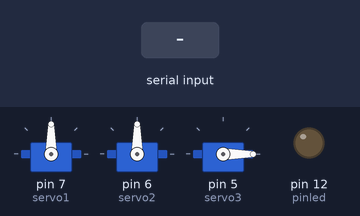
Recording of a sketch running on a simulated Arduino Uno, built with avr-gcc and run on an emulated ATmega328P. Parts: 3 × servo, output pins drawn as LEDs (lit = HIGH). The inputs (shaded band) are chosen by the test bench.

Above: at 1.5 s.
1.6 s: "10" received over the second serial link
At 1.81 s:
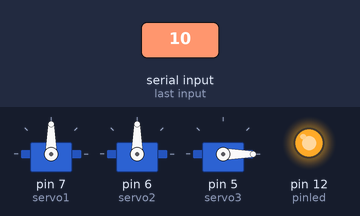
3.4 s: "10" received over the second serial link
At 4.5 s:
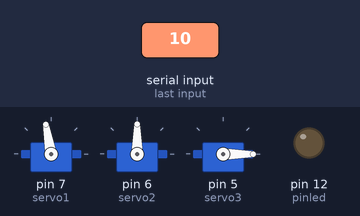
5.1 s: "11" received over the second serial link
At 5.26 s:
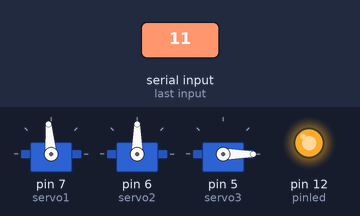
Timing chart, 0 to 8.1 s (numbered marks = the images above; inputs shaded):
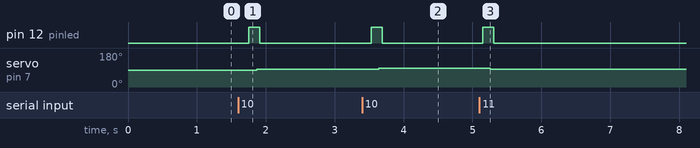

Measured:
- after the input at 1.6 s, pin 12 (pinled): LOW → HIGH after 0.16 s, → LOW 0.16 s later; servo on pin 7 (servo1): 90° → 95° after 0.27 s
- after the input at 3.4 s, pin 12 (pinled): LOW → HIGH after 0.13 s, → LOW 0.16 s later; servo on pin 7 (servo1): 95° → 100° after 0.24 s
- after the input at 5.1 s, pin 12 (pinled): LOW → HIGH after 0.05 s, → LOW 0.16 s later; servo on pin 7 (servo1): 100° → 95° after 0.16 s

The sketch:

roboARM.ino
```cpp
#include <SoftwareSerial.h>
#include <Servo.h>

#define pinled 12

Servo servo1;//definimos los 5 servos
Servo servo2;
Servo servo3;
//Servo servo4;
//Servo servo5;

int valser1;//creamos una variable para guardar la posicion de cada servo
int valser2;
int valser3;
//int valser4;
//int valser5;

SoftwareSerial BT (10, 11); // RX | TX

char command; //aqui guardamos el caracter que llega por bluetooth para introducirlo en string
String string;
//boolean ledon = false; //indica el estado del led


  void setup()
  {
    BT.begin(9600);
    pinMode(pinled, OUTPUT);
    servo1.attach(7);//definimos el pin al que se conecta el cable de control de cada servo
    servo2.attach(6);
    servo3.attach(5);
    //servo4.attach(4);
   // servo5.attach(3);
    //hacemos que el robot se ponga en posicion inicial
    servo1.write(90);//centrado
    delay(100);
    servo2.write(90);//inclinacion 45 grados
    delay(100);
    servo3.write(0);//extensor recogido
    delay(100);
    //servo4.write(90);//muñeca recta
    //delay(100);
    //servo5.write(0);//gripper abierto
    //delay(100);
  }

  void loop()
  {
   //tomamos valores actuales de servos y apagamos led, solo estará encendido cuando haya transferencia de datos
    ledOff();
    valser1=servo1.read();
    valser2=servo2.read();
    valser3=servo3.read();
    //valser4=servo4.read();
    //valser5=servo5.read();
     //con la siguiente secuencia de instrucciones capturamos los mensajes de la app
    if (BT.available() > 0) //sera true si hay informacion que recibir
    {string = "";}

    while(BT.available() > 0)
    {
        command = ((byte)BT.read());

        if(command == ':')
        {
          break;
        }

        else
        {
          string += command;
        }

        delay(1);
    }
    // una vez recibida la información y guardada en un string, la utilizamos
    if(string == "10")
    {
        ledOn();
        if (valser1<175){valser1=valser1+5;}// el primer motor va al contrario para que al dar + vaya a la derecha y al dar menos a la izq

    }
    if(string == "11")
    {
        ledOn();
        if (valser1>5){valser1=valser1-5;}
    }
    if(string == "20")
    {
        ledOn();
        if (valser2>5){valser2=valser2-5;}
    }
    if(string == "21")
    {
        ledOn();
        if (valser2<175){valser2=valser2+5;}
    }
    if(string == "30")
    {
        ledOn();
        if (valser3>5){valser3=valser3-5;}
    }
    if(string == "31")
    {
        ledOn();
        if (valser3<175){valser3=valser3+5;}
    }
    if(string == "40")
    {
        ledOn();
        //if (valser4>5){valser4=valser4-5;}
    }
    if(string == "41")
    {
        ledOn();
        //if (valser4<175){valser4=valser4+5;}
    }
    if(string == "50")
    {
        ledOn();
        //if (valser5>5){valser5=valser5-5;}
    }
    if(string == "51")
    {
        ledOn();
       // if (valser5<175){valser5=valser5+5;}
    }
     {string = "";}//ponemos esto por que si no hace la ultima instruccion todo el rato

    //servo5.write(valser5);
    //delay(50);
    //servo4.write(valser4);
    //delay(50);

    servo3.write(valser3);
    delay(50);
    servo2.write(valser2);
    delay(50);
    servo1.write(valser1);
    delay(50);
 }

void ledOn()
   {
      digitalWrite(pinled, HIGH);
      delay(10);
    }

 void ledOff()
 {
      digitalWrite(pinled, LOW);
      delay(10);
 }
```
